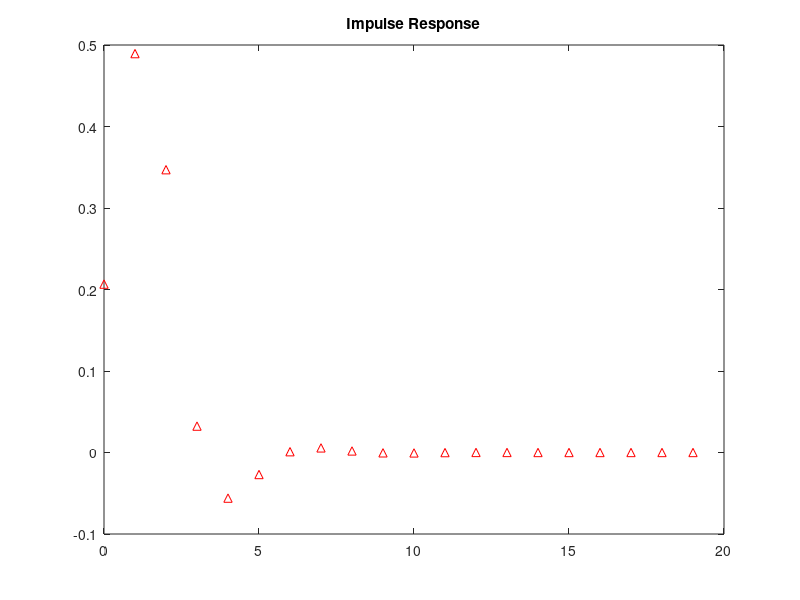
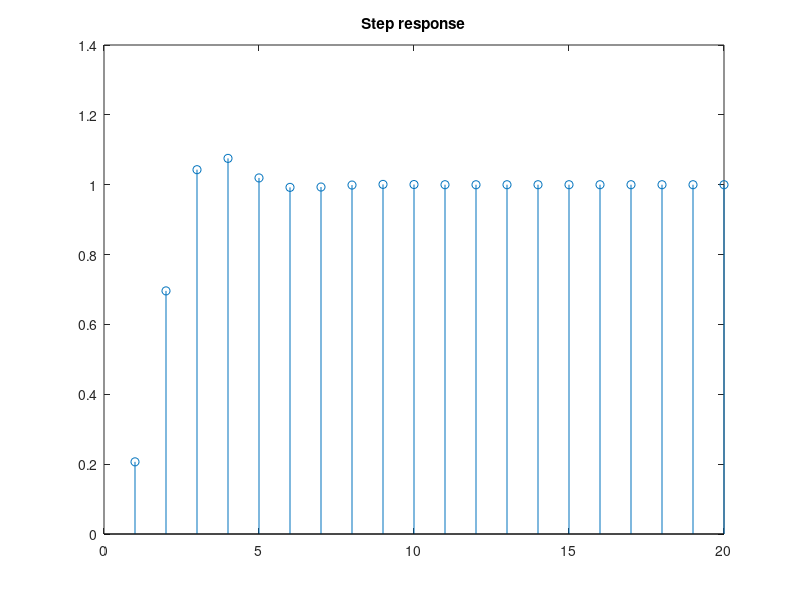

Here is the MATLAB script that generated these plots, in order:
clc; clear all;
a1 = [1 -.3695 .1958];
b1 = [.2066 .4131 .2066];
figure,impz(b1,a1,20)
title('Impulse Response')

step_n = [ones(1,20)];
% x0 = [0:19];
y = filter(b1,a1,step_n);
figure,stem(y)
title('Step response')